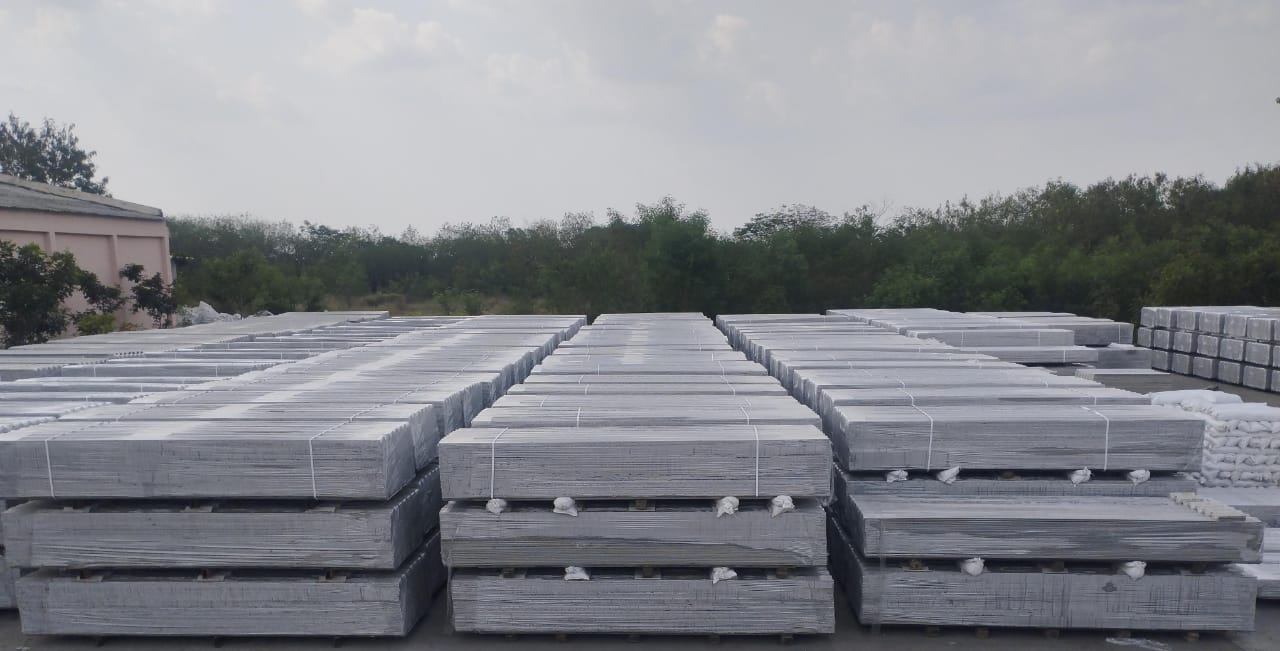
#> input picture data/raw/wrap_images/image1.jpg, 1280 x 651 px
$ python -i sheet_counter_calibrated_dbscan.py   (imports and definitions only)   (older library calls are emulated)
#> lines starting #> are read from the running program, lines starting #| are printed output that depends on the picture; after the words box and inside, x2 and y2 are one past the last pixel; in counts of white or black regions, pixels touching at a corner belong together
#!/usr/bin/env python3
"""
sheet_counter_calibrated_dbscan.py

Counts corrugated sheets using:
 1) Sobel → Canny
 2) Probabilistic Hough (PHT=150, minLen=70, maxGap=8)
 3) DBSCAN(eps=5) on segment mid-y’s
 4) Linear correction from calibration_results_dbscan.csv
"""

import cv2, numpy as np, glob, os, pandas as pd
from sklearn.cluster import DBSCAN
from sklearn.linear_model import LinearRegression

# ─── PATHS ─────────────────────────────────────────────────────────────────────
CAL_CSV    = "calibration_results_dbscan.csv"
WRAP_DIR   = "ramco_images/wrap_images"
UNWRAP_DIR = "ramco_images/nowrap_images"
# ────────────────────────────────────────────────────────────────────────────────

# Best DBSCAN‐PHT params from grid search
PHT_THRESH   = 150
MIN_LINE_LEN = 70
MAX_LINE_GAP = 8
DBSCAN_EPS   = 5

# Preprocessing parameters
CANNY_THRESH1 = 50
CANNY_THRESH2 = 150
SOBEL_KSIZE   = 3

# Load calibration and fit regression
# [1 line that did not run here, left out]
# [1 line that did not run here, left out]
# [1 line that did not run here, left out]

def preprocess(path):
    """Read image, Sobel on Y-axis, normalize, Canny edge."""
#> called with path = '../../data/raw/wrap_images/image1.jpg'
    img  = cv2.imread(path)
#> img is the input picture: shape (651, 1280, 3); mean B, G, R 140.4, 134.4, 132.6
    gray = cv2.cvtColor(img, cv2.COLOR_BGR2GRAY)
    gray = cv2.convertScaleAbs(gray, alpha=1.25, beta=0)
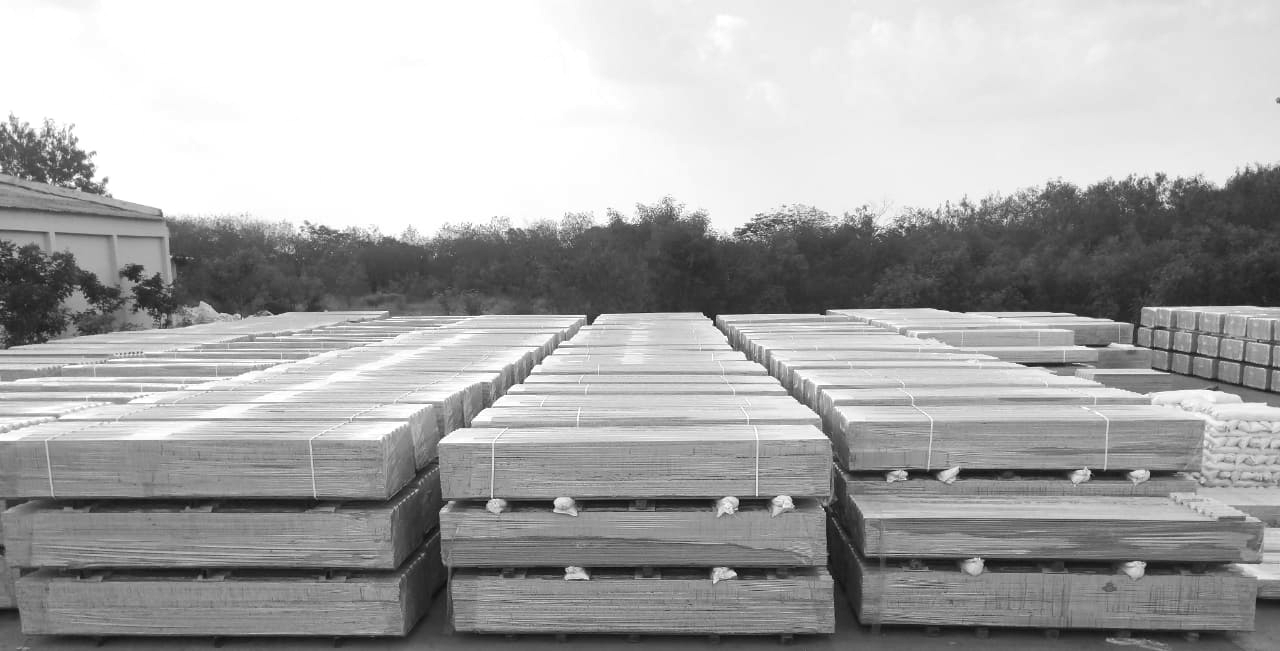
#> gray: shape (651, 1280); min 6, max 255, mean 167.7
    sob  = cv2.Sobel(gray, cv2.CV_64F, dx=0, dy=1, ksize=SOBEL_KSIZE)
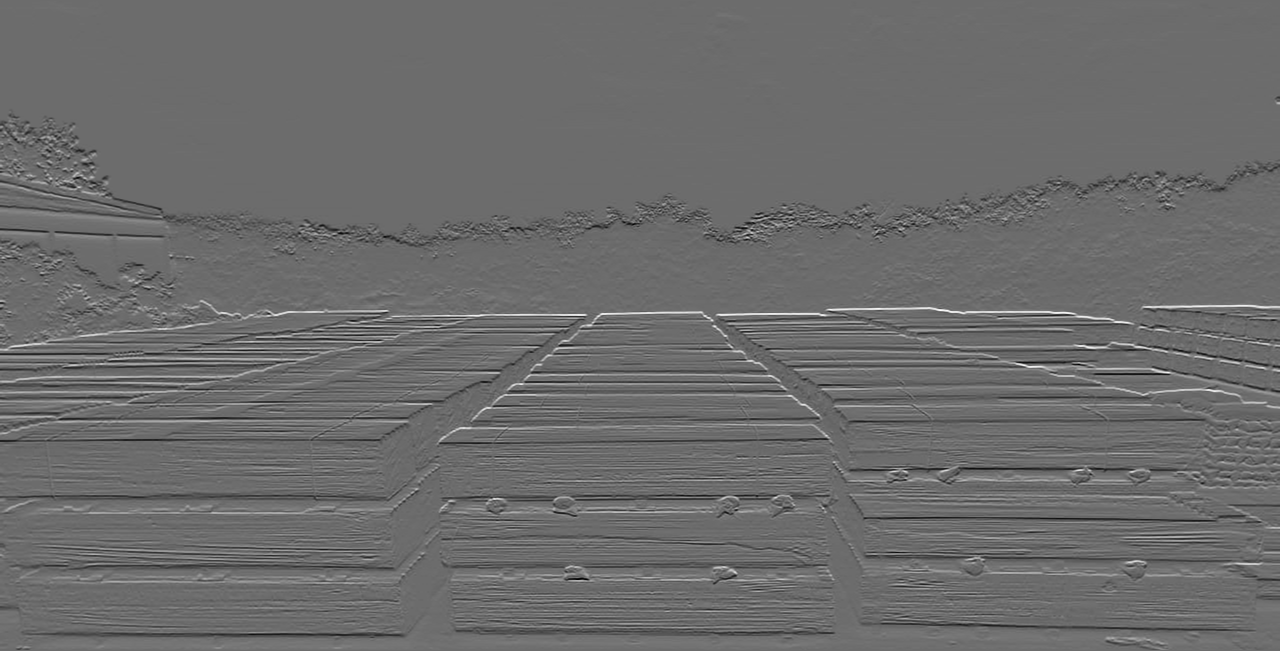
#> sob: shape (651, 1280) float64; min -590, max 797, mean -1.8; drawn with min black and max white
    abs_sob = np.uint8(np.absolute(sob) / (np.abs(sob).max()+1e-6) * 255)
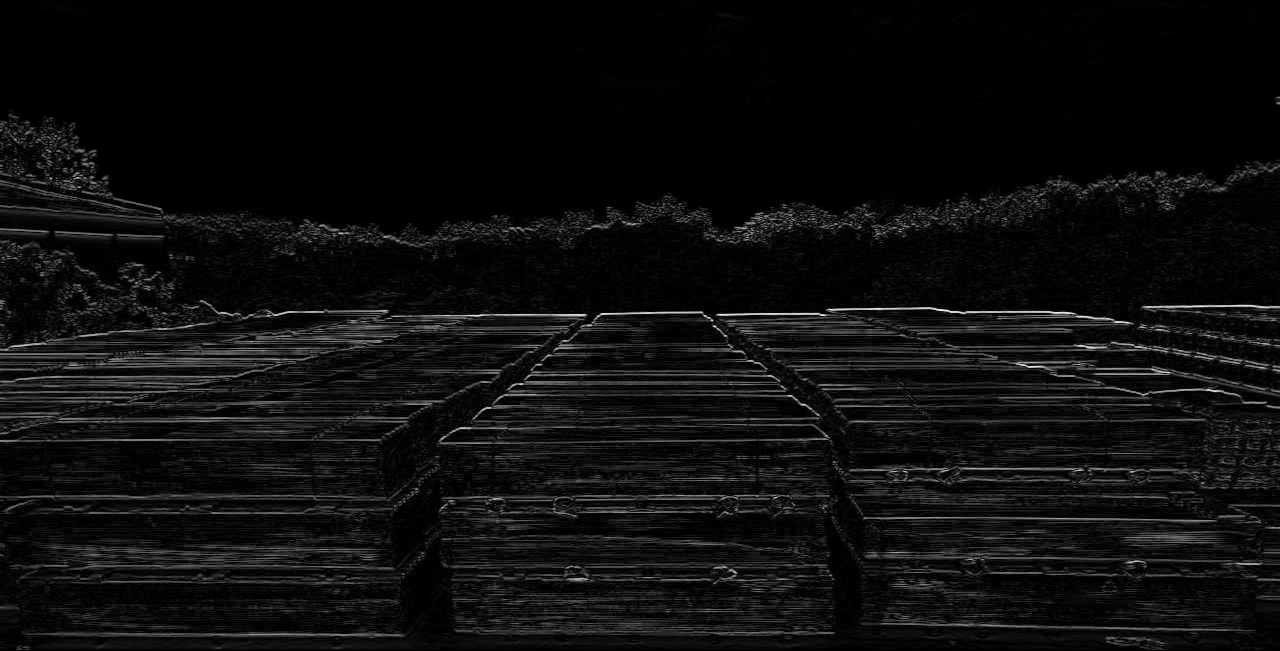
#> abs_sob: shape (651, 1280); min 0, max 254, mean 13.6
    return cv2.Canny(abs_sob, CANNY_THRESH1, CANNY_THRESH2)
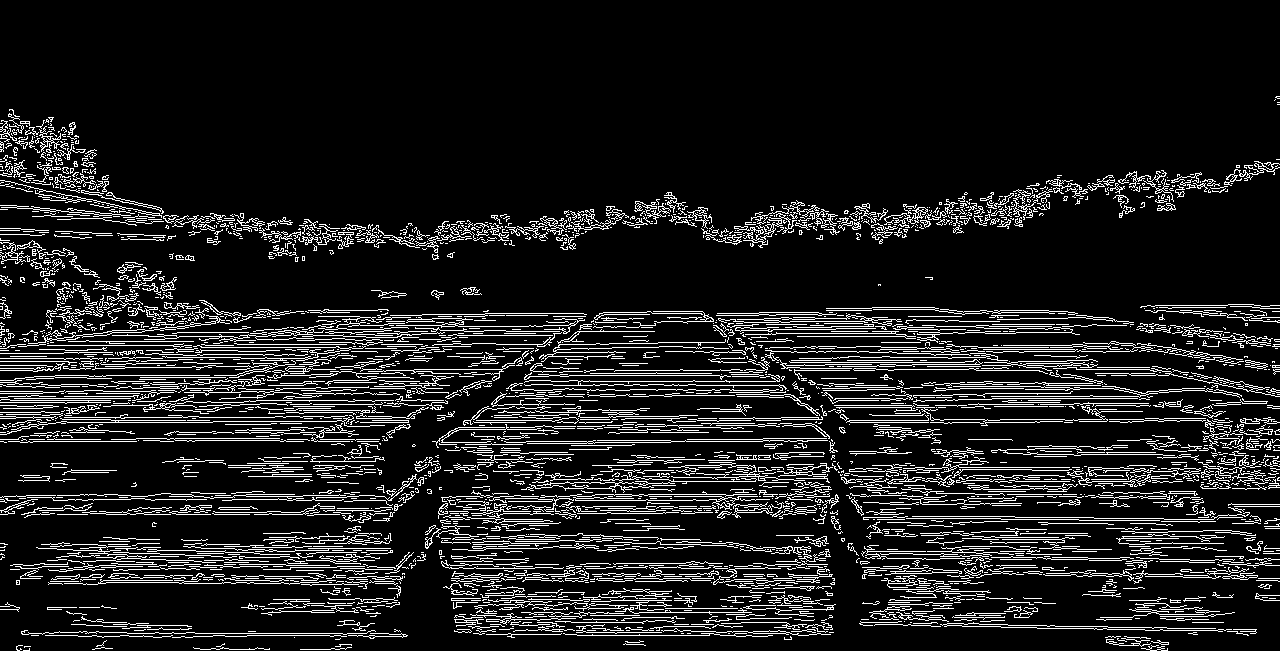
#> returned value: shape (651, 1280); 11.8% white in thin lines or dots, all inside (x1, y1, x2, y2) = (0, 96, 1280, 651)

def raw_count_dbscan(bw):
    segs = cv2.HoughLinesP(
        bw, 1, np.pi/180,
        PHT_THRESH,
        minLineLength=MIN_LINE_LEN,
        maxLineGap=MAX_LINE_GAP
    )
    if segs is None:
        return 0
    mids = []
    for x1,y1,x2,y2 in segs[:,0]:
        ang = abs(np.degrees(np.arctan2(y2-y1, x2-x1)))
        if ang < 1 or abs(ang-180) < 1:
            mids.append([(y1+y2)/2.0])
    if not mids:
        return 0
    labels = DBSCAN(eps=DBSCAN_EPS, min_samples=1).fit(np.array(mids)).labels_
    return len([l for l in set(labels) if l != -1])

def process(label, directory):
    print(f"\nProcessing {label} in: {directory}")
    total_raw = total_cal = 0
    for ext in ("*.jpg","*.jpeg","*.png"):
        for p in sorted(glob.glob(os.path.join(directory, ext))):
            bw  = preprocess(p)
            r   = raw_count_dbscan(bw)
            c   = int(SLOPE * r + INTERCEPT)
            total_raw += r
            total_cal += c
            print(f"  {os.path.basename(p):25} raw={r:4d} → cal={c:4d}")
    print(f"Subtotal {label}: raw={total_raw:4d}, cal={total_cal:4d}")
    return total_raw, total_cal

# [17 lines not run here, left out]

>>> result = preprocess('../../data/raw/wrap_images/image1.jpg')

$ run again, on data/raw/wrap_images/image13.jpeg
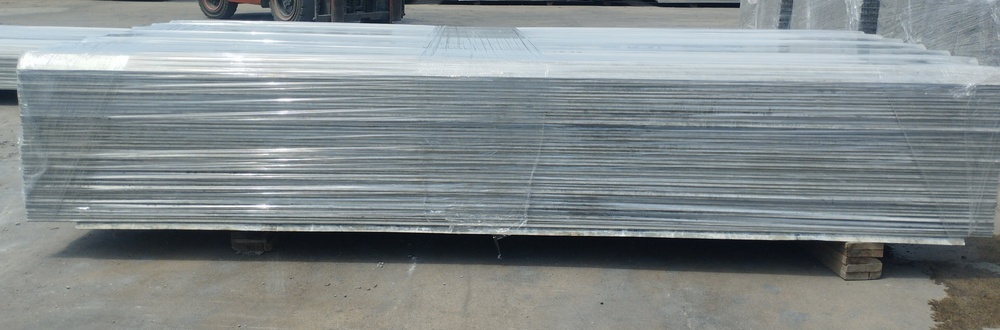
#> input picture data/raw/wrap_images/image13.jpeg, 1000 x 330 px, shrunk from 2528 x 834 before the run
#> in preprocess, img is the input picture: shape (330, 1000, 3); mean B, G, R 139, 137.3, 129.7
#> in preprocess, `sob  = cv2.Sobel(gray, cv2.CV_64F, dx=0, dy=1, ksize=SOBEL_KSIZE)`:
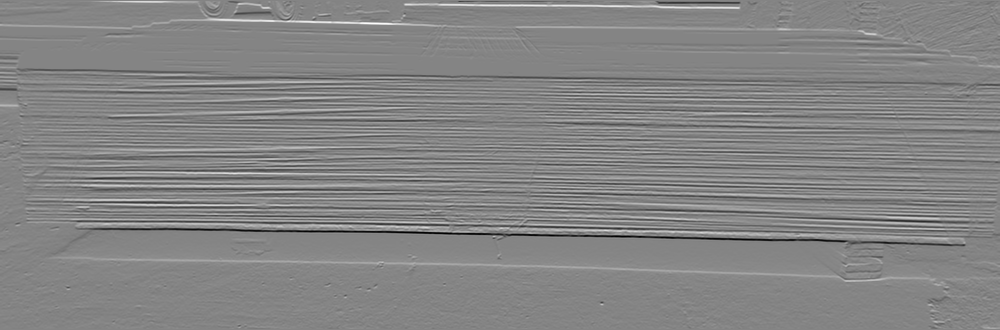
#> sob: shape (330, 1000) float64; min -1007, max 932, mean 1.5; drawn with min black and max white
#> in preprocess, `return cv2.Canny(abs_sob, CANNY_THRESH1, CANNY_THRESH2)`:
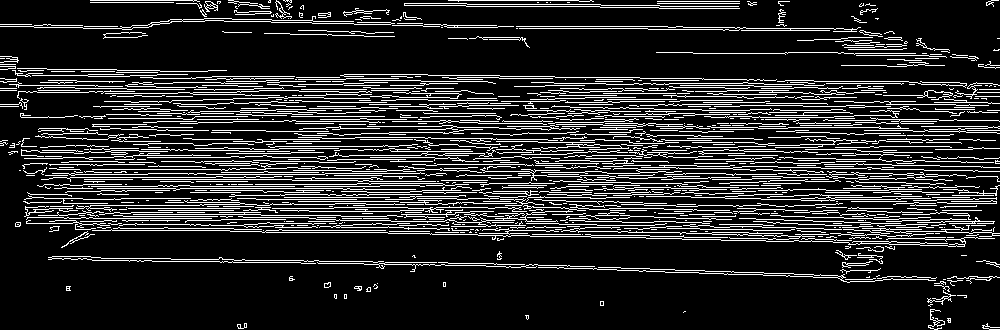
#> returned value: shape (330, 1000); 16.3% white in thin lines or dots

$ run again, on data/raw/wrap_images/image14.jpeg
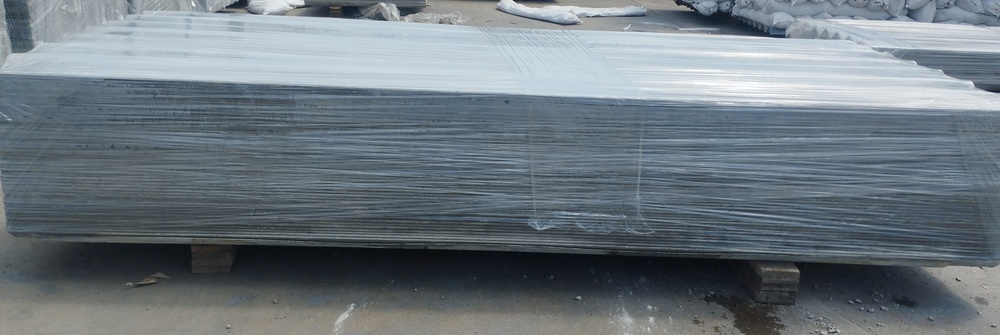
#> input picture data/raw/wrap_images/image14.jpeg, 1000 x 335 px, shrunk from 2532 x 849 before the run
#> in preprocess, img is the input picture: shape (335, 1000, 3); mean B, G, R 126.6, 119.1, 109.1
#> in preprocess, `sob  = cv2.Sobel(gray, cv2.CV_64F, dx=0, dy=1, ksize=SOBEL_KSIZE)`:
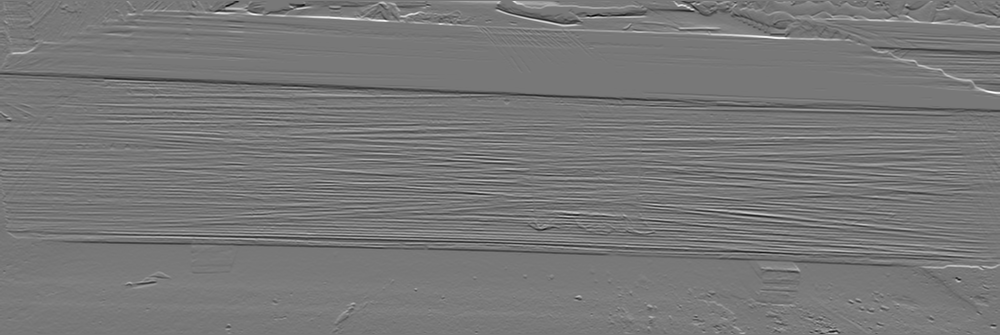
#> sob: shape (335, 1000) float64; min -757, max 851, mean 0.2; drawn with min black and max white
#> in preprocess, `return cv2.Canny(abs_sob, CANNY_THRESH1, CANNY_THRESH2)`:
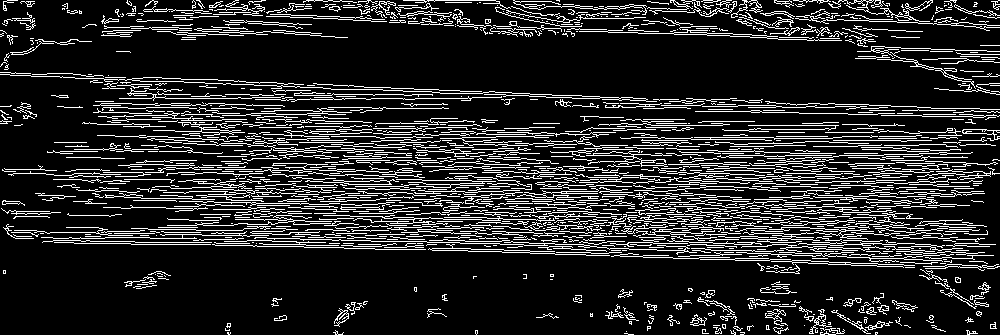
#> returned value: shape (335, 1000); 16% white in thin lines or dots

$ run again, on data/raw/wrap_images/image15.jpeg
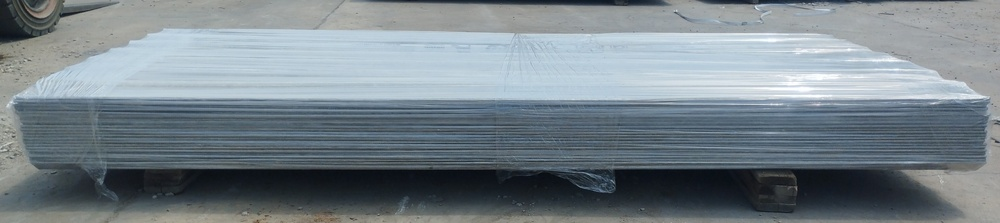
#> input picture data/raw/wrap_images/image15.jpeg, 1000 x 223 px, shrunk from 2528 x 564 before the run
#> in preprocess, img is the input picture: shape (223, 1000, 3); mean B, G, R 137.7, 130.7, 119.8
#> in preprocess, `sob  = cv2.Sobel(gray, cv2.CV_64F, dx=0, dy=1, ksize=SOBEL_KSIZE)`:
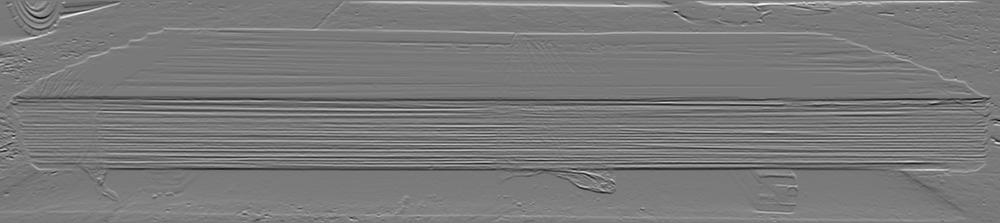
#> sob: shape (223, 1000) float64; min -644, max 707, mean 2.2; drawn with min black and max white
#> in preprocess, `return cv2.Canny(abs_sob, CANNY_THRESH1, CANNY_THRESH2)`:
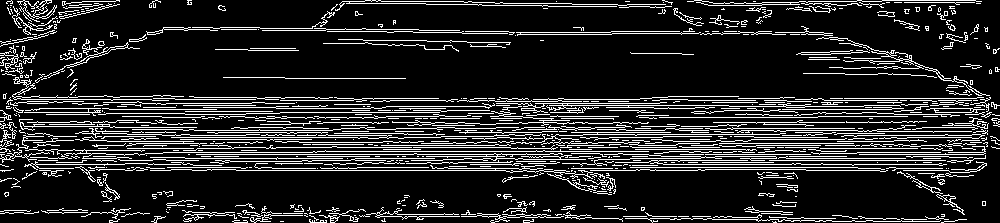
#> returned value: shape (223, 1000); 15.6% white in thin lines or dots
